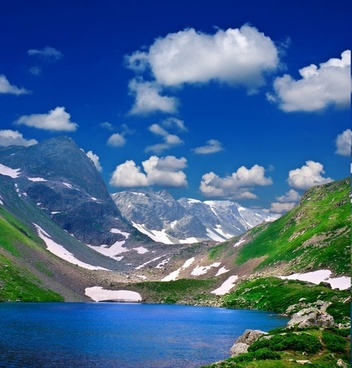
#> input picture natural_scenery_04_hd_pictures_166158.jpg, 352 x 368 px, given in place of the camera
$ python EdgeDetection.py   (older library calls are emulated)
#> lines starting #> are read from the running program, lines starting #| are printed output that depends on the picture
import cv2
import numpy as np

cap = cv2.VideoCapture(0)

while(1):

    # Take each frame
    _, frame = cap.read()
#> frame is the input picture: shape (368, 352, 3); mean B, G, R 140.5, 101.5, 64.9


    laplacian = cv2.Laplacian(frame,cv2.CV_64F)
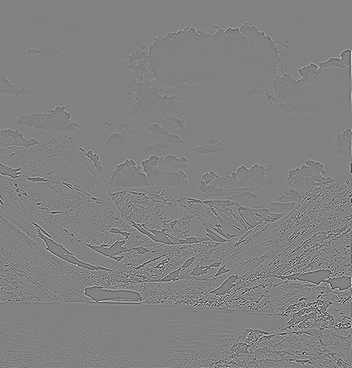
#> laplacian: shape (368, 352, 3) float64; mean B, G, R 0, 0, 0.1; drawn with min black and max white
    sobelx = cv2.Sobel(frame,cv2.CV_64F,1,0,ksize=5)
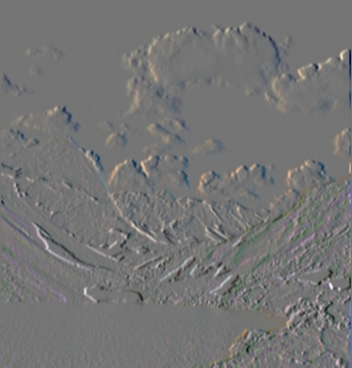
#> sobelx: shape (368, 352, 3) float64; mean B, G, R -3.1, 2.5, 4.6; drawn with min black and max white
    sobely = cv2.Sobel(frame,cv2.CV_64F,0,1,ksize=5)
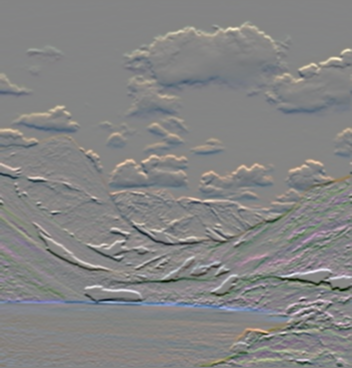
#> sobely: shape (368, 352, 3) float64; mean B, G, R -15.7, 17.6, 18.8; drawn with min black and max white

    cv2.imshow('Original',frame)

    #cv2.imshow('laplacian',laplacian)
    #cv2.imshow('sobelx',sobelx)           //image gradients
    #cv2.imshow('sobely',sobely)

    edges = cv2.Canny(frame,100,100)
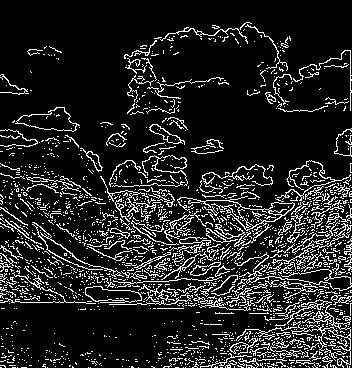
#> edges: shape (368, 352); 13.7% white in thin lines or dots
    cv2.imshow('Edges',edges)

    if cv2.waitKey(1) & 0xFF == ord('q'):
#> (key q is pressed here)
      break

cv2.destroyAllWindows()
cap.release()

$ run again, on dog.jpg
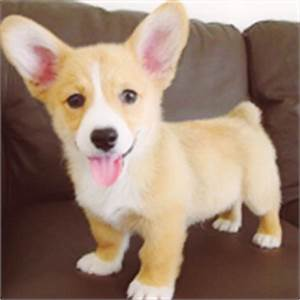
#> input picture dog.jpg, 300 x 300 px, given in place of the camera
#> frame is the input picture: shape (300, 300, 3); mean B, G, R 113.1, 129.6, 154.1
#> `sobely = cv2.Sobel(frame,cv2.CV_64F,0,1,ksize=5)`:
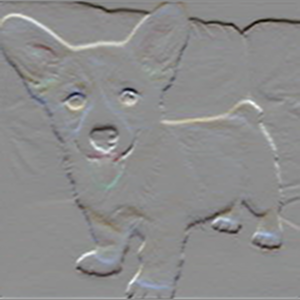
#> sobely: shape (300, 300, 3) float64; mean B, G, R -51.7, -51.9, -44.8; drawn with min black and max white
#> `edges = cv2.Canny(frame,100,100)`:
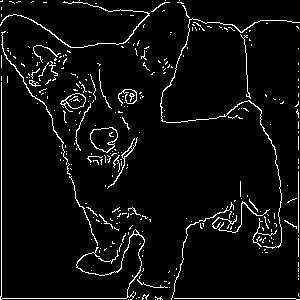
#> edges: shape (300, 300); 5.1% white in thin lines or dots
